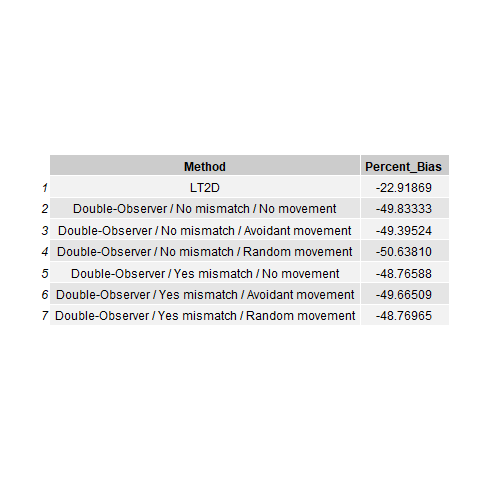

This figure's R source:
##### (50 simulation) DENSITY estimation BIAS of each method
library(grid)
library(gridExtra)
# 1. LT2D
bias_lt2d <- (mean_density_lt2d-35)/35*100
bias_lt2d

# 2. Double-Observer/NO mismatch/NO movement
bias_do_nm_none <- (mean_density_nm_none-35)/35*100
bias_do_nm_none

# 3. Double-Observer/NO mismatch/Avoidant movement
bias_do_nm_avoid <- (mean_density_nm_avoid-35)/35*100
bias_do_nm_avoid

# 4. Double-Observer/NO mismatch/Random movement
bias_do_nm_random <- (mean_density_nm_random-35)/35*100
bias_do_nm_random

# 5. Double-Observer/YES mismatch/No movement
bias_do_ym_none <- (mean_density_ym_none-35)/35*100
bias_do_ym_none

# 6. Double-Observer/YES mismatch/Avoidant movement
bias_do_ym_avoid <- (mean_density_ym_avoid-35)/35*100
bias_do_ym_avoid

# 7. Double-Observer/YES mismatch/No movement
bias_do_ym_random <- (mean_density_ym_random-35)/35*100
bias_do_ym_random


# 7 labels for 7 methods
bias_df <- data.frame(
  Method = c(
    "LT2D",
    "Double-Observer / No mismatch / No movement",
    "Double-Observer / No mismatch / Avoidant movement",
    "Double-Observer / No mismatch / Random movement",
    "Double-Observer / Yes mismatch / No movement",
    "Double-Observer / Yes mismatch / Avoidant movement",
    "Double-Observer / Yes mismatch / Random movement"
    ),
  Percent_Bias = c(
    bias_lt2d,
    bias_do_nm_none,
    bias_do_nm_avoid,
    bias_do_nm_random,
    bias_do_ym_none,
    bias_do_ym_avoid,
    bias_do_ym_random
  ))

# Generate better visualization
png("bias.png", width = 800, height = 300)
grid.table(bias_df)
dev.off()
